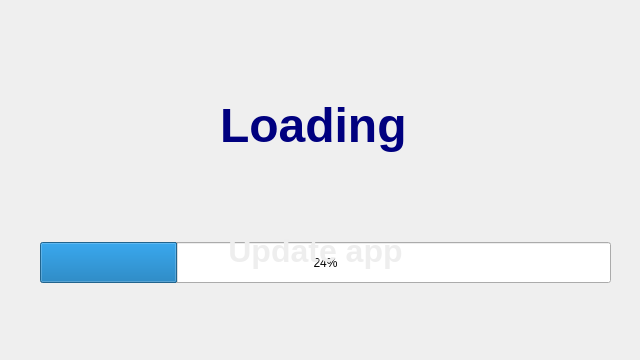
<?xml version="1.0" encoding="UTF-8"?>
<ui version="4.0">
 <class>Splash</class>
 <widget class="QWidget" name="Splash">
  <property name="geometry">
   <rect>
    <x>0</x>
    <y>0</y>
    <width>640</width>
    <height>360</height>
   </rect>
  </property>
  <property name="windowTitle">
   <string>Form</string>
  </property>
  <widget class="QLabel" name="labelLoading">
   <property name="geometry">
    <rect>
     <x>220</x>
     <y>50</y>
     <width>191</width>
     <height>151</height>
    </rect>
   </property>
   <property name="text">
    <string>&lt;html&gt;&lt;head/&gt;&lt;body&gt;&lt;p&gt;&lt;span style=&quot; font-size:36pt; font-weight:700; color:#00007f;&quot;&gt;Loading&lt;/span&gt;&lt;/p&gt;&lt;/body&gt;&lt;/html&gt;</string>
   </property>
  </widget>
  <widget class="QProgressBar" name="progressBar">
   <property name="geometry">
    <rect>
     <x>40</x>
     <y>242</y>
     <width>571</width>
     <height>41</height>
    </rect>
   </property>
   <property name="styleSheet">
    <string notr="true">QProgressBar{
	background: #f3f3f3
	padding: 10 px;
}

QProgressBar::chunk{
    background: qradialgradient(
        cx: 0.4, cy: -0.1, fx: 0.4, fy: -0.1,
        radius: 1.35, stop: 0 #fff, stop: 1 #5b29f2
        );   

}</string>
   </property>
   <property name="value">
    <number>24</number>
   </property>
  </widget>
  <widget class="QPushButton" name="getUpdate">
   <property name="geometry">
    <rect>
     <x>120</x>
     <y>220</y>
     <width>391</width>
     <height>61</height>
    </rect>
   </property>
   <property name="font">
    <font>
     <pointsize>24</pointsize>
     <bold>true</bold>
    </font>
   </property>
   <property name="styleSheet">
    <string notr="true">QPushButton {
    color: #eee;
    border: none;
    border-radius: 30px;
    border-style: outset;
    background: qradialgradient(
        cx: 0.3, cy: -0.4, fx: 0.3, fy: -0.4,
        radius: 1.35, stop: 0 #fff, stop: 1 #7612b8
        );
    padding: 5px;
    }

QPushButton:hover {
    background: qradialgradient(
        cx: 0.3, cy: -0.4, fx: 0.3, fy: -0.4,
        radius: 1.35, stop: 0 #fff, stop: 1 #954af7
        );
    }

QPushButton:pressed {
    border-style: inset;
    background: qradialgradient(
        cx: 0.4, cy: -0.1, fx: 0.4, fy: -0.1,
        radius: 1.35, stop: 0 #fff, stop: 1 #5b29f2
        );
    }</string>
   </property>
   <property name="text">
    <string>Update app</string>
   </property>
  </widget>
 </widget>
 <resources/>
 <connections/>
</ui>
